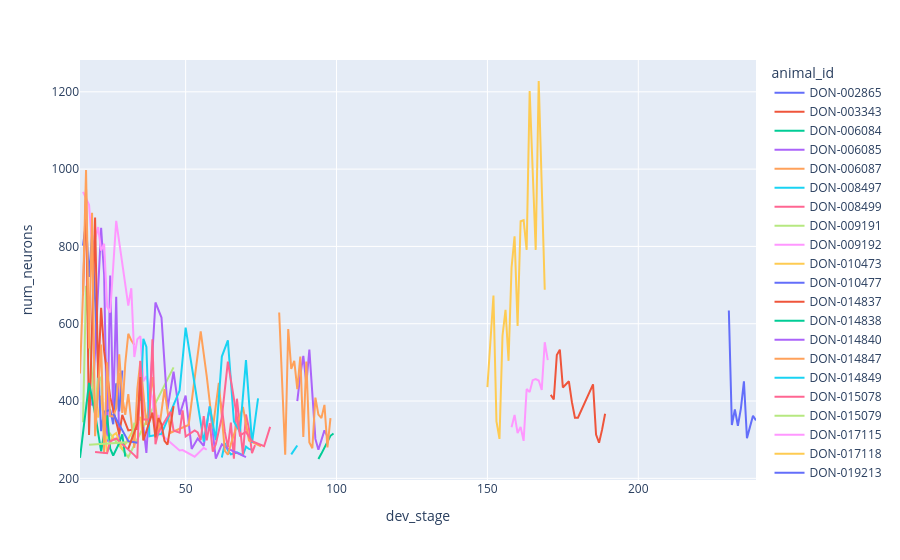

The code cell stored with this chart in its notebook:
### Markdown cell above
Here's a view of how the number of neurons varies per animal throughout development.

### Code cell
summaries_df_connect_thresh = connect_thresh_grouping.get_group(CONNECT_THRESH).copy(
    deep=True
)
fig = px.line(
    summaries_df_connect_thresh, x="dev_stage", y="num_neurons", color="animal_id"
)
fig.show()

### Figure 1 — Plotly figure (JSON) as saved in the notebook; plotly's stock layout.template omitted (floating-point values rounded to 4 significant figures)
{"data": [{"hovertemplate": "animal_id=DON-002865<br>dev_stage=%{x}<br>num_neurons=%{y}<extra></extra>", "legendgroup": "DON-002865", "line": {"color": "#636efa", "dash": "solid"}, "marker": {"symbol": "circle"}, "mode": "lines", "name": "DON-002865", "orientation": "v", "showlegend": true, "type": "scatter", "x": [230, 231, 232, 233, 234, 235, 236, 238, 239], "xaxis": "x", "y": [634, 338, 378, 336, 381, 451, 304, 362, 350], "yaxis": "y"}, {"hovertemplate": "animal_id=DON-003343<br>dev_stage=%{x}<br>num_neurons=%{y}<extra></extra>", "legendgroup": "DON-003343", "line": {"color": "#EF553B", "dash": "solid"}, "marker": {"symbol": "circle"}, "mode": "lines", "name": "DON-003343", "orientation": "v", "showlegend": true, "type": "scatter", "x": [171, 172, 173, 174, 175, 177, 178, 179, 180, 184, 185, 186, 187, 188, 189], "xaxis": "x", "y": [416, 404, 519, 533, 435, 451, 397, 357, 357, 425, 443, 313, 292, 326, 367], "yaxis": "y"}, {"hovertemplate": "animal_id=DON-006084<br>dev_stage=%{x}<br>num_neurons=%{y}<extra></extra>", "legendgroup": "DON-006084", "line": {"color": "#00cc96", "dash": "solid"}, "marker": {"symbol": "circle"}, "mode": "lines", "name": "DON-006084", "orientation": "v", "showlegend": true, "type": "scatter", "x": [20], "xaxis": "x", "y": [302], "yaxis": "y"}, {"hovertemplate": "animal_id=DON-006085<br>dev_stage=%{x}<br>num_neurons=%{y}<extra></extra>", "legendgroup": "DON-006085", "line": {"color": "#ab63fa", "dash": "solid"}, "marker": {"symbol": "circle"}, "mode": "lines", "name": "DON-006085", "orientation": "v", "showlegend": true, "type": "scatter", "x": [19, 20, 22, 23, 24, 25, 26, 27, 28], "xaxis": "x", "y": [388, 528, 848, 726, 295, 725, 369, 670, 288], "yaxis": "y"}, {"hovertemplate": "animal_id=DON-006087<br>dev_stage=%{x}<br>num_neurons=%{y}<extra></extra>", "legendgroup": "DON-006087", "line": {"color": "#FFA15A", "dash": "solid"}, "marker": {"symbol": "circle"}, "mode": "lines", "name": "DON-006087", "orientation": "v", "showlegend": true, "type": "scatter", "x": [26, 28, 29, 30, 31, 32, 33], "xaxis": "x", "y": [361, 473, 369, 497, 574, 557, 545], "yaxis": "y"}, {"hovertemplate": "animal_id=DON-008497<br>dev_stage=%{x}<br>num_neurons=%{y}<extra></extra>", "legendgroup": "DON-008497", "line": {"color": "#19d3f3", "dash": "solid"}, "marker": {"symbol": "circle"}, "mode": "lines", "name": "DON-008497", "orientation": "v", "showlegend": true, "type": "scatter", "x": [62, 63, 64, 65, 67, 69, 70, 71, 72], "xaxis": "x", "y": [254, 291, 272, 262, 267, 260, 282, 276, 274], "yaxis": "y"}, {"hovertemplate": "animal_id=DON-008499<br>dev_stage=%{x}<br>num_neurons=%{y}<extra></extra>", "legendgroup": "DON-008499", "line": {"color": "#FF6692", "dash": "solid"}, "marker": {"symbol": "circle"}, "mode": "lines", "name": "DON-008499", "orientation": "v", "showlegend": true, "type": "scatter", "x": [61, 62, 63, 64, 65, 66, 67, 69, 70, 71, 72, 73], "xaxis": "x", "y": [412, 383, 320, 280, 344, 251, 406, 261, 365, 328, 265, 286], "yaxis": "y"}, {"hovertemplate": "animal_id=DON-009191<br>dev_stage=%{x}<br>num_neurons=%{y}<extra></extra>", "legendgroup": "DON-009191", "line": {"color": "#B6E880", "dash": "solid"}, "marker": {"symbol": "circle"}, "mode": "lines", "name": "DON-009191", "orientation": "v", "showlegend": true, "type": "scatter", "x": [16, 17, 18, 19, 20, 21, 22, 23, 24, 25, 30, 31, 46], "xaxis": "x", "y": [345, 698, 575, 458, 362, 472, 453, 319, 302, 315, 264, 255, 487], "yaxis": "y"}, {"hovertemplate": "animal_id=DON-009192<br>dev_stage=%{x}<br>num_neurons=%{y}<extra></extra>", "legendgroup": "DON-009192", "line": {"color": "#FF97FF", "dash": "solid"}, "marker": {"symbol": "circle"}, "mode": "lines", "name": "DON-009192", "orientation": "v", "showlegend": true, "type": "scatter", "x": [16, 18, 19, 20, 21, 22, 23, 24, 25, 27, 31, 32, 33, 34, 35, 36, 37, 39, 40, 41, 42, 48, 49, 53, 56, 57], "xaxis": "x", "y": [941, 908, 804, 817, 850, 789, 807, 644, 629, 866, 647, 692, 514, 560, 568, 451, 464, 407, 321, 364, 313, 272, 273, 256, 279, 274], "yaxis": "y"}, {"hovertemplate": "animal_id=DON-010473<br>dev_stage=%{x}<br>num_neurons=%{y}<extra></extra>", "legendgroup": "DON-010473", "line": {"color": "#FECB52", "dash": "solid"}, "marker": {"symbol": "circle"}, "mode": "lines", "name": "DON-010473", "orientation": "v", "showlegend": true, "type": "scatter", "x": [21, 22, 24, 26, 27, 29, 35, 36], "xaxis": "x", "y": [357, 414, 268, 312, 317, 274, 359, 299], "yaxis": "y"}, {"hovertemplate": "animal_id=DON-010477<br>dev_stage=%{x}<br>num_neurons=%{y}<extra></extra>", "legendgroup": "DON-010477", "line": {"color": "#636efa", "dash": "solid"}, "marker": {"symbol": "circle"}, "mode": "lines", "name": "DON-010477", "orientation": "v", "showlegend": true, "type": "scatter", "x": [16, 17, 18, 19, 22, 23, 25, 26, 27, 28, 29], "xaxis": "x", "y": [802, 860, 721, 830, 322, 373, 377, 340, 446, 373, 479], "yaxis": "y"}, {"hovertemplate": "animal_id=DON-014837<br>dev_stage=%{x}<br>num_neurons=%{y}<extra></extra>", "legendgroup": "DON-014837", "line": {"color": "#EF553B", "dash": "solid"}, "marker": {"symbol": "circle"}, "mode": "lines", "name": "DON-014837", "orientation": "v", "showlegend": true, "type": "scatter", "x": [16, 17, 18, 19, 20, 21, 22, 23, 25, 28, 29, 31, 34, 35], "xaxis": "x", "y": [673, 950, 312, 601, 875, 460, 641, 529, 410, 314, 364, 324, 328, 444], "yaxis": "y"}, {"hovertemplate": "animal_id=DON-014838<br>dev_stage=%{x}<br>num_neurons=%{y}<extra></extra>", "legendgroup": "DON-014838", "line": {"color": "#00cc96", "dash": "solid"}, "marker": {"symbol": "circle"}, "mode": "lines", "name": "DON-014838", "orientation": "v", "showlegend": true, "type": "scatter", "x": [15, 16, 17, 18, 20, 21, 22, 24, 25, 26, 28, 29, 30], "xaxis": "x", "y": [253, 319, 387, 447, 367, 321, 270, 363, 277, 259, 291, 314, 256], "yaxis": "y"}, {"hovertemplate": "animal_id=DON-014840<br>dev_stage=%{x}<br>num_neurons=%{y}<extra></extra>", "legendgroup": "DON-014840", "line": {"color": "#ab63fa", "dash": "solid"}, "marker": {"symbol": "circle"}, "mode": "lines", "name": "DON-014840", "orientation": "v", "showlegend": true, "type": "scatter", "x": [36, 37, 40, 42, 44, 46, 48, 50, 52, 54, 56, 58, 60, 62, 64, 70], "xaxis": "x", "y": [333, 266, 655, 616, 379, 476, 364, 414, 276, 303, 284, 387, 251, 288, 277, 255], "yaxis": "y"}, {"hovertemplate": "animal_id=DON-014847<br>dev_stage=%{x}<br>num_neurons=%{y}<extra></extra>", "legendgroup": "DON-014847", "line": {"color": "#FFA15A", "dash": "solid"}, "marker": {"symbol": "circle"}, "mode": "lines", "name": "DON-014847", "orientation": "v", "showlegend": true, "type": "scatter", "x": [15, 16, 17, 18, 19, 20, 22, 23, 24, 25, 26, 27, 28, 29, 30, 31, 32, 33, 34, 35, 37, 39, 41, 43, 45, 51, 55, 57, 59, 61, 63, 64, 65, 69, 71, 75], "xaxis": "x", "y": [471, 680, 998, 536, 887, 309, 546, 264, 500, 361, 360, 381, 521, 410, 364, 418, 347, 279, 431, 503, 338, 462, 315, 431, 318, 338, 580, 464, 329, 447, 271, 261, 289, 385, 298, 283], "yaxis": "y"}, {"hovertemplate": "animal_id=DON-014849<br>dev_stage=%{x}<br>num_neurons=%{y}<extra></extra>", "legendgroup": "DON-014849", "line": {"color": "#19d3f3", "dash": "solid"}, "marker": {"symbol": "circle"}, "mode": "lines", "name": "DON-014849", "orientation": "v", "showlegend": true, "type": "scatter", "x": [35, 36, 37, 38, 42, 48, 50, 56, 58, 60, 62, 64, 66, 68, 70, 72, 74], "xaxis": "x", "y": [401, 561, 540, 309, 315, 427, 590, 295, 386, 299, 515, 557, 347, 320, 506, 292, 407], "yaxis": "y"}, {"hovertemplate": "animal_id=DON-015078<br>dev_stage=%{x}<br>num_neurons=%{y}<extra></extra>", "legendgroup": "DON-015078", "line": {"color": "#FF6692", "dash": "solid"}, "marker": {"symbol": "circle"}, "mode": "lines", "name": "DON-015078", "orientation": "v", "showlegend": true, "type": "scatter", "x": [20, 24, 25, 27, 33, 34, 35, 36, 38, 39, 40, 41, 45, 46, 47, 48, 49, 50, 53, 54, 55, 56, 57, 58, 59, 60, 62, 64, 68, 70, 72, 76, 78], "xaxis": "x", "y": [268, 265, 296, 303, 260, 252, 504, 352, 352, 560, 288, 320, 372, 324, 321, 318, 376, 308, 324, 319, 299, 361, 298, 343, 269, 288, 358, 502, 311, 320, 296, 283, 333], "yaxis": "y"}, {"hovertemplate": "animal_id=DON-015079<br>dev_stage=%{x}<br>num_neurons=%{y}<extra></extra>", "legendgroup": "DON-015079", "line": {"color": "#B6E880", "dash": "solid"}, "marker": {"symbol": "circle"}, "mode": "lines", "name": "DON-015079", "orientation": "v", "showlegend": true, "type": "scatter", "x": [18, 32, 33], "xaxis": "x", "y": [287, 294, 344], "yaxis": "y"}, {"hovertemplate": "animal_id=DON-017115<br>dev_stage=%{x}<br>num_neurons=%{y}<extra></extra>", "legendgroup": "DON-017115", "line": {"color": "#FF97FF", "dash": "solid"}, "marker": {"symbol": "circle"}, "mode": "lines", "name": "DON-017115", "orientation": "v", "showlegend": true, "type": "scatter", "x": [158, 159, 160, 161, 162, 163, 164, 165, 166, 167, 168, 169, 170], "xaxis": "x", "y": [332, 364, 317, 333, 297, 431, 423, 454, 457, 453, 429, 552, 506], "yaxis": "y"}, {"hovertemplate": "animal_id=DON-017118<br>dev_stage=%{x}<br>num_neurons=%{y}<extra></extra>", "legendgroup": "DON-017118", "line": {"color": "#FECB52", "dash": "solid"}, "marker": {"symbol": "circle"}, "mode": "lines", "name": "DON-017118", "orientation": "v", "showlegend": true, "type": "scatter", "x": [150, 151, 152, 153, 154, 155, 156, 157, 158, 159, 160, 161, 162, 163, 164, 166, 167, 169], "xaxis": "x", "y": [436, 547, 673, 347, 302, 569, 636, 504, 745, 826, 594, 865, 868, 791, 1202, 791, 1228, 688], "yaxis": "y"}, {"hovertemplate": "animal_id=DON-019213<br>dev_stage=%{x}<br>num_neurons=%{y}<extra></extra>", "legendgroup": "DON-019213", "line": {"color": "#636efa", "dash": "solid"}, "marker": {"symbol": "circle"}, "mode": "lines", "name": "DON-019213", "orientation": "v", "showlegend": true, "type": "scatter", "x": [26, 31, 34], "xaxis": "x", "y": [367, 296, 292], "yaxis": "y"}, {"hovertemplate": "animal_id=DON-019542<br>dev_stage=%{x}<br>num_neurons=%{y}<extra></extra>", "legendgroup": "DON-019542", "line": {"color": "#EF553B", "dash": "solid"}, "marker": {"symbol": "circle"}, "mode": "lines", "name": "DON-019542", "orientation": "v", "showlegend": true, "type": "scatter", "x": [31, 34, 35, 36, 39, 40, 41, 42, 43, 44, 46], "xaxis": "x", "y": [276, 341, 462, 298, 370, 306, 356, 340, 297, 287, 387], "yaxis": "y"}, {"hovertemplate": "animal_id=DON-019608<br>dev_stage=%{x}<br>num_neurons=%{y}<extra></extra>", "legendgroup": "DON-019608", "line": {"color": "#00cc96", "dash": "solid"}, "marker": {"symbol": "circle"}, "mode": "lines", "name": "DON-019608", "orientation": "v", "showlegend": true, "type": "scatter", "x": [94, 95, 98, 99], "xaxis": "x", "y": [250, 264, 310, 316], "yaxis": "y"}, {"hovertemplate": "animal_id=DON-019609<br>dev_stage=%{x}<br>num_neurons=%{y}<extra></extra>", "legendgroup": "DON-019609", "line": {"color": "#ab63fa", "dash": "solid"}, "marker": {"symbol": "circle"}, "mode": "lines", "name": "DON-019609", "orientation": "v", "showlegend": true, "type": "scatter", "x": [87, 88, 89, 90, 91, 93, 94, 96, 97], "xaxis": "x", "y": [400, 467, 517, 445, 533, 302, 274, 324, 308], "yaxis": "y"}, {"hovertemplate": "animal_id=DON-019747<br>dev_stage=%{x}<br>num_neurons=%{y}<extra></extra>", "legendgroup": "DON-019747", "line": {"color": "#FFA15A", "dash": "solid"}, "marker": {"symbol": "circle"}, "mode": "lines", "name": "DON-019747", "orientation": "v", "showlegend": true, "type": "scatter", "x": [81, 83, 84, 85, 86, 87, 88, 89, 90, 91, 92, 93, 94, 95, 96, 97, 98], "xaxis": "x", "y": [629, 261, 586, 483, 504, 431, 515, 307, 502, 293, 278, 409, 365, 356, 390, 280, 356], "yaxis": "y"}, {"hovertemplate": "animal_id=DON-019748<br>dev_stage=%{x}<br>num_neurons=%{y}<extra></extra>", "legendgroup": "DON-019748", "line": {"color": "#19d3f3", "dash": "solid"}, "marker": {"symbol": "circle"}, "mode": "lines", "name": "DON-019748", "orientation": "v", "showlegend": true, "type": "scatter", "x": [85, 87], "xaxis": "x", "y": [262, 285], "yaxis": "y"}], "layout": {"legend": {"title": {"text": "animal_id"}, "tracegroupgap": 0}, "margin": {"t": 60}, "xaxis": {"anchor": "y", "domain": [0.0, 1.0], "title": {"text": "dev_stage"}}, "yaxis": {"anchor": "x", "domain": [0.0, 1.0], "title": {"text": "num_neurons"}}}}
